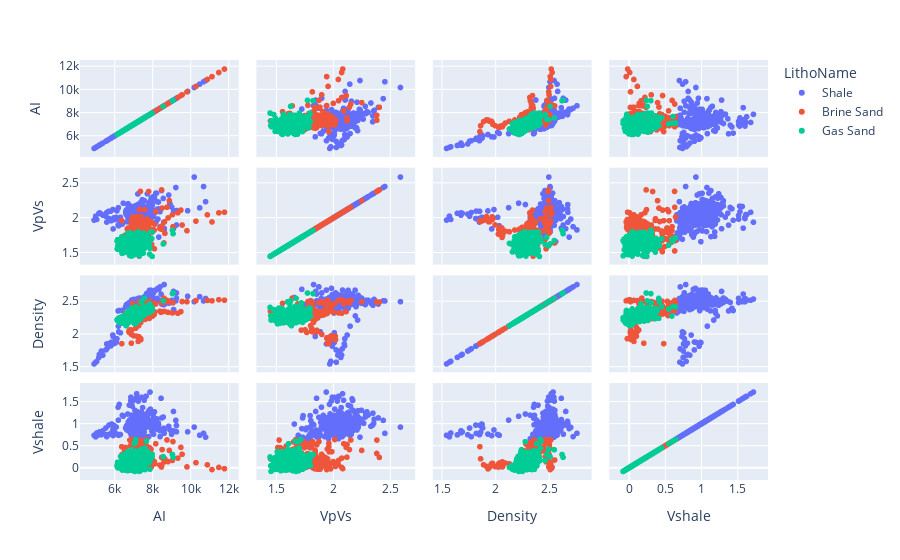

Notebook cell for this chart:
### Code cell
import plotly.express as px
df = px.data.iris()
fig = px.scatter_matrix(merged,
    dimensions=["AI", "VpVs", "Density", "Vshale"],
    color="LithoName")
fig.show()

### Figure 1 — Plotly figure (JSON) as saved in the notebook; plotly's stock layout.template omitted (floating-point values rounded to 4 significant figures; data arrays with more than 128 entries replaced by an {"elided": "..."} marker saying what was removed)
{"data": [{"dimensions": [{"axis": {"matches": true}, "label": "AI", "values": {"elided": "603 float values"}}, {"axis": {"matches": true}, "label": "VpVs", "values": {"elided": "603 float values"}}, {"axis": {"matches": true}, "label": "Density", "values": {"elided": "603 float values"}}, {"axis": {"matches": true}, "label": "Vshale", "values": {"elided": "603 float values"}}], "hovertemplate": "LithoName=Shale<br>%{xaxis.title.text}=%{x}<br>%{yaxis.title.text}=%{y}<extra></extra>", "legendgroup": "Shale", "marker": {"color": "#636efa", "symbol": "circle"}, "name": "Shale", "showlegend": true, "type": "splom"}, {"dimensions": [{"axis": {"matches": true}, "label": "AI", "values": {"elided": "244 float values"}}, {"axis": {"matches": true}, "label": "VpVs", "values": {"elided": "244 float values"}}, {"axis": {"matches": true}, "label": "Density", "values": {"elided": "244 float values"}}, {"axis": {"matches": true}, "label": "Vshale", "values": {"elided": "244 float values"}}], "hovertemplate": "LithoName=Brine Sand<br>%{xaxis.title.text}=%{x}<br>%{yaxis.title.text}=%{y}<extra></extra>", "legendgroup": "Brine Sand", "marker": {"color": "#EF553B", "symbol": "circle"}, "name": "Brine Sand", "showlegend": true, "type": "splom"}, {"dimensions": [{"axis": {"matches": true}, "label": "AI", "values": {"elided": "465 float values"}}, {"axis": {"matches": true}, "label": "VpVs", "values": {"elided": "465 float values"}}, {"axis": {"matches": true}, "label": "Density", "values": {"elided": "465 float values"}}, {"axis": {"matches": true}, "label": "Vshale", "values": {"elided": "465 float values"}}], "hovertemplate": "LithoName=Gas Sand<br>%{xaxis.title.text}=%{x}<br>%{yaxis.title.text}=%{y}<extra></extra>", "legendgroup": "Gas Sand", "marker": {"color": "#00cc96", "symbol": "circle"}, "name": "Gas Sand", "showlegend": true, "type": "splom"}], "layout": {"dragmode": "select", "legend": {"title": {"text": "LithoName"}, "tracegroupgap": 0}, "margin": {"t": 60}}}
